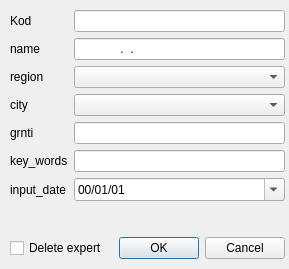
<?xml version="1.0" encoding="UTF-8"?>
<ui version="4.0">
 <class>addnewexpert</class>
 <widget class="QDialog" name="addnewexpert">
  <property name="geometry">
   <rect>
    <x>0</x>
    <y>0</y>
    <width>289</width>
    <height>269</height>
   </rect>
  </property>
  <property name="sizePolicy">
   <sizepolicy hsizetype="Fixed" vsizetype="Fixed">
    <horstretch>0</horstretch>
    <verstretch>0</verstretch>
   </sizepolicy>
  </property>
  <property name="windowTitle">
   <string>Adding new expert</string>
  </property>
  <widget class="QWidget" name="verticalLayoutWidget">
   <property name="geometry">
    <rect>
     <x>10</x>
     <y>10</y>
     <width>275</width>
     <height>249</height>
    </rect>
   </property>
   <layout class="QVBoxLayout" name="verticalLayout">
    <property name="sizeConstraint">
     <enum>QLayout::SetDefaultConstraint</enum>
    </property>
    <item>
     <layout class="QFormLayout" name="formLayout">
      <property name="fieldGrowthPolicy">
       <enum>QFormLayout::AllNonFixedFieldsGrow</enum>
      </property>
      <item row="0" column="0">
       <widget class="QLabel" name="label">
        <property name="text">
         <string>Kod</string>
        </property>
       </widget>
      </item>
      <item row="1" column="0">
       <widget class="QLabel" name="label_2">
        <property name="text">
         <string>name</string>
        </property>
       </widget>
      </item>
      <item row="1" column="1">
       <widget class="QLineEdit" name="lineEdit_2">
        <property name="inputMask">
         <string>&gt;A&lt;AAAAAAAAAA &gt;A. A.; </string>
        </property>
        <property name="maxLength">
         <number>17</number>
        </property>
       </widget>
      </item>
      <item row="2" column="0">
       <widget class="QLabel" name="label_3">
        <property name="text">
         <string>region</string>
        </property>
       </widget>
      </item>
      <item row="2" column="1">
       <widget class="QComboBox" name="comboBox"/>
      </item>
      <item row="3" column="0">
       <widget class="QLabel" name="label_4">
        <property name="text">
         <string>city</string>
        </property>
       </widget>
      </item>
      <item row="3" column="1">
       <widget class="QComboBox" name="comboBox_2"/>
      </item>
      <item row="4" column="0">
       <widget class="QLabel" name="label_5">
        <property name="text">
         <string>grnti</string>
        </property>
       </widget>
      </item>
      <item row="4" column="1">
       <widget class="QLineEdit" name="lineEdit_3">
        <property name="maxLength">
         <number>130</number>
        </property>
       </widget>
      </item>
      <item row="5" column="0">
       <widget class="QLabel" name="label_6">
        <property name="text">
         <string>key_words</string>
        </property>
       </widget>
      </item>
      <item row="5" column="1">
       <widget class="QLineEdit" name="lineEdit_4">
        <property name="maxLength">
         <number>17</number>
        </property>
       </widget>
      </item>
      <item row="6" column="0">
       <widget class="QLabel" name="label_8">
        <property name="text">
         <string>input_date</string>
        </property>
       </widget>
      </item>
      <item row="6" column="1">
       <widget class="QDateEdit" name="dateEdit">
        <property name="accelerated">
         <bool>false</bool>
        </property>
        <property name="date">
         <date>
          <year>2000</year>
          <month>1</month>
          <day>1</day>
         </date>
        </property>
        <property name="displayFormat">
         <string>yy/MM/dd</string>
        </property>
        <property name="calendarPopup">
         <bool>true</bool>
        </property>
       </widget>
      </item>
      <item row="0" column="1">
       <widget class="QLineEdit" name="lineEdit">
        <property name="maxLength">
         <number>4</number>
        </property>
       </widget>
      </item>
     </layout>
    </item>
    <item>
     <layout class="QHBoxLayout" name="horizontalLayout">
      <item>
       <widget class="QCheckBox" name="checkBox">
        <property name="text">
         <string>Delete expert</string>
        </property>
       </widget>
      </item>
      <item>
       <widget class="QDialogButtonBox" name="buttonBox">
        <property name="orientation">
         <enum>Qt::Horizontal</enum>
        </property>
        <property name="standardButtons">
         <set>QDialogButtonBox::Cancel|QDialogButtonBox::Ok</set>
        </property>
       </widget>
      </item>
     </layout>
    </item>
   </layout>
  </widget>
 </widget>
 <resources/>
 <connections>
  <connection>
   <sender>buttonBox</sender>
   <signal>accepted()</signal>
   <receiver>addnewexpert</receiver>
   <slot>accept()</slot>
   <hints>
    <hint type="sourcelabel">
     <x>350</x>
     <y>310</y>
    </hint>
    <hint type="destinationlabel">
     <x>140</x>
     <y>283</y>
    </hint>
   </hints>
  </connection>
  <connection>
   <sender>buttonBox</sender>
   <signal>rejected()</signal>
   <receiver>addnewexpert</receiver>
   <slot>reject()</slot>
   <hints>
    <hint type="sourcelabel">
     <x>405</x>
     <y>330</y>
    </hint>
    <hint type="destinationlabel">
     <x>292</x>
     <y>195</y>
    </hint>
   </hints>
  </connection>
 </connections>
</ui>
